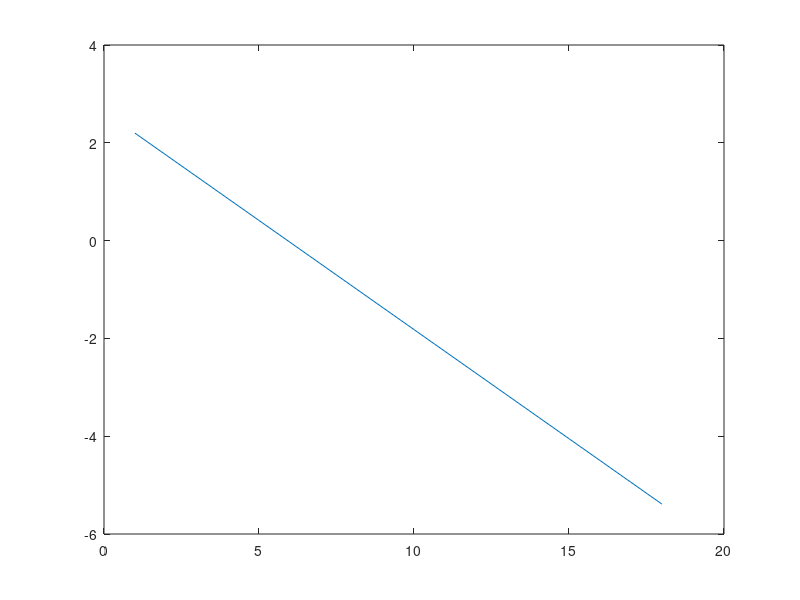

Write MATLAB code to recreate this figure.
% Murphy PML book section 8.4
% Also see: 7610 notes and supplement materials

% Dataset, first columns are X, last columne is Y
clear; clc; close all;
data_raw = [
    4,1,2;
    2,8,-14;
    1,0,1;
    3,2,-1;
    1,4,-7;
    6,7,-8
    ];

% Initialization
epochs = 3;
[rows, cols] = size(data_raw);
n_samples = rows;
n_weights = cols - 1;

W = ones(1, n_weights);    % weights
b = 0;
L = zeros(n_samples * epochs, 1);    % loss
eta = 0.05;                 % step size

for p = 1 : epochs
    for q = 1 : n_samples
        X = data_raw(1, 1:cols-1);
        y = data_raw(1, cols);

        % Forward propagation
        y_hat = X * W' + b;
        err = y_hat - y;
        L((p-1)*n_samples+q, 1) = err^2;

        % Backward propagation
        W = W - eta * 2 * err * X;
        b = b - eta * 2 * err;    
    end
end

plot(log(L))

